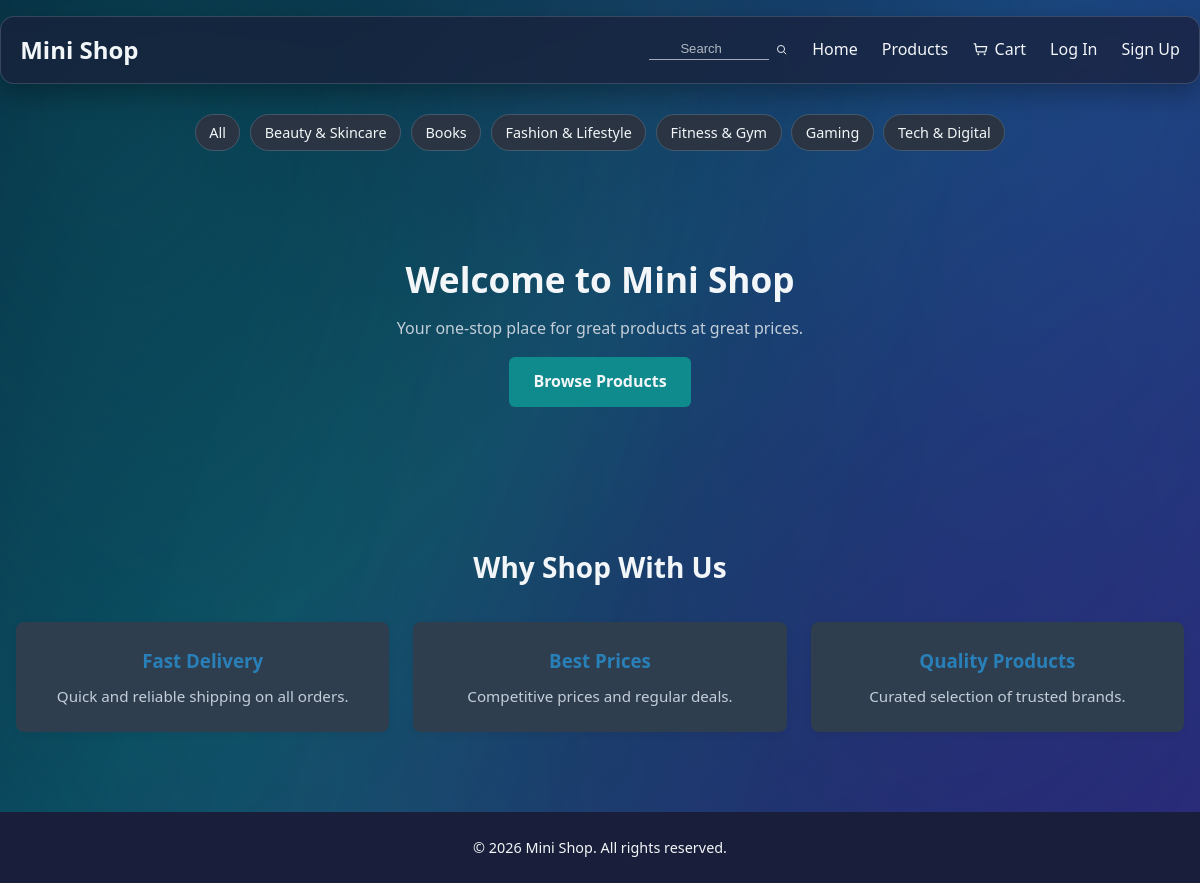
The page / on the database its author committed.
### products/models.py (models this page shows, shortened)
class Category(models.Model):
    name = models.CharField(max_length=100)
    slug = models.SlugField(unique=True)
    class Meta:
        verbose_name_plural = 'Categories'

### core/views.py (the view)
# urls.py: 2. Add a URL to urlpatterns:  path('', views.home, name='home')
def home(request):
    categories = Category.objects.filter(products__isnull=False).distinct().order_by("name")
    return render(request, "home.html", {"categories": categories})

### cart/context_processors.py (called while the page is built)
def cart_count(request):
    cart = request.session.get('cart') or {}
    total_items = sum(cart.values())
    cart_bounce = request.session.pop('cart_bounce', False)
    return {
        'cart_item_count': total_items,
        'cart_bounce': cart_bounce,
    }

### templates/home.html (shortened to what this page needs)
{% extends 'base.html' %}
{% block content %}
<div class="container">
    <div class="category-strip home-category-strip" aria-label="Product categories">
        <a href="{% url 'products:product_list' %}" class="category-chip">All</a>
        {% for category in categories %}
            <a href="{% url 'products:product_list' %}?category={{ category.slug }}" class="category-chip">
                {{ category.name }}
            </a>
        {% endfor %}
    </div>
</div>
<section class="home-hero">
    <div class="container">
        <h1>Welcome to Mini Shop</h1>
        <p>Your one-stop place for great products at great prices.</p>
        <a href="{% url 'products:product_list' %}" class="btn btn-primary browse-products-btn">Browse Products</a>
    </div>
</section>
<section class="features">
    <div class="container">
        <h2>Why Shop With Us</h2>
        <div class="feature-grid">
            <div class="feature-card">
                <h3>Fast Delivery</h3>
                <p>Quick and reliable shipping on all orders.</p>
            </div>
            <div class="feature-card">
                <h3>Best Prices</h3>
                <p>Competitive prices and regular deals.</p>
            </div>
            <div class="feature-card">
                <h3>Quality Products</h3>
                <p>Curated selection of trusted brands.</p>
            </div>
        </div>
    </div>
</section>
{% endblock %}

### static/css/style.css (style rules this page uses)
* { margin: 0; padding: 0; box-sizing: border-box; }
:root { --bg-charcoal: #06142d; --bg-deep-navy: #06142d; --bg-teal: #0f8b8d; --bg-indigo: #2b2a7a; --nav-midnight: #191f3a; --card-slate: #2f3e4e; --btn-teal: #0f8b8d; --hover-electric: #00a8ff; --text-offwhite: #f3f6f8; --text-muted: #c3ced9; --border-slate: #465a6d; }
body { font-family: 'Segoe UI', Tahoma, Geneva, Verdana, sans-serif; line-height: 1.6; color: var(--text-offwhite); background: linear-gradient( 140deg, var(--bg-deep-navy) 0%, #0b4058 45%, var(--bg-indigo) 100% ); min-height: 100vh; display: flex; flex-direction: column; position: relative; overflow-x: hidden; }
body::before, body::after { content: ""; position: fixed; inset: -18vmax; pointer-events: none; z-index: 0; filter: blur(52px); }
body::before { background: radial-gradient(circle at 20% 25%, rgba(15, 139, 141, 0.35) 0%, rgba(15, 139, 141, 0) 42%), radial-gradient(circle at 80% 20%, rgba(68, 88, 230, 0.28) 0%, rgba(68, 88, 230, 0) 46%), radial-gradient(circle at 72% 72%, rgba(43, 42, 122, 0.38) 0%, rgba(43, 42, 122, 0) 45%), radial-gradient(circle at 28% 78%, rgba(15, 139, 141, 0.22) 0%, rgba(15, 139, 141, 0) 44%); animation: floatBlobOne 24s ease-in-out infinite alternate; }
body::after { inset: -8vmax; background: linear-gradient( 108deg, rgba(206, 244, 255, 0) 24%, rgba(206, 244, 255, 0.04) 46%, rgba(206, 244, 255, 0.015) 52%, rgba(206, 244, 255, 0) 74% ); filter: blur(22px); opacity: 0.7; animation: lightStreakDrift 42s linear infinite; }
.container { max-width: 1200px; margin: 0 auto; padding: 0 1rem; }
.btn { display: inline-block; padding: 0.75rem 1.5rem; text-decoration: none; border-radius: 6px; font-weight: 600; transition: transform 0.2s, box-shadow 0.2s; }
.btn-primary { background: #fff; color: #2980b9; }
.features { padding: 3rem 0; }
.features h2 { text-align: center; margin-bottom: 2rem; font-size: 1.75rem; color: #2c3e50; }
.feature-grid { display: grid; grid-template-columns: repeat(auto-fit, minmax(250px, 1fr)); gap: 1.5rem; }
.feature-card { background: #f8f9fa; padding: 1.5rem; border-radius: 8px; text-align: center; box-shadow: 0 2px 8px rgba(0, 0, 0, 0.06); }
.feature-card h3 { color: #2980b9; margin-bottom: 0.5rem; }
.feature-card p { color: #666; font-size: 0.95rem; }
.category-strip { display: flex; gap: 0.6rem; overflow-x: auto; padding: 0.1rem 0 0.8rem; margin-bottom: 0.8rem; }
.category-chip { display: inline-block; text-decoration: none; color: #2c3e50; background: #eef2f5; border: 1px solid #d8e1e8; border-radius: 999px; padding: 0.4rem 0.85rem; white-space: nowrap; font-size: 0.9rem; transition: background-color 0.25s ease, color 0.25s ease, border-color 0.25s ease, transform 0.25s ease; }
.page-title, .features h2, .product-card-title, .product-title, .auth-title, .account-section-title, .cart-total, .profile-dl dd, .form-group label, .cart-table th, .cart-table td { color: var(--text-offwhite); }
.feature-card, .product-card, .cart-table, .auth-card, .account-card, .cart-empty { background: var(--card-slate); border-color: var(--border-slate); color: var(--text-offwhite); }
.btn-primary, .btn-add-cart, .btn.btn-small { background: var(--btn-teal); color: var(--text-offwhite); }
.category-chip { background: #2a3442; border-color: var(--border-slate); color: var(--text-offwhite); }
.breadcrumb, .stock, .feature-card p, .auth-subtitle, .help-text, .profile-dl dt, .no-products, .product-description p, .cart-empty p { color: var(--text-muted); }
.home-hero { display: flex; align-items: center; justify-content: center; padding: 1rem 0 2rem; min-height: 40vh; }
.home-hero .container { text-align: center; }
.home-hero h1 { font-size: 2.2rem; margin-bottom: 0.5rem; color: var(--text-offwhite); opacity: 0; animation: heroFadeUp 0.7s ease-out forwards; }
.home-hero p { color: var(--text-muted); margin-bottom: 1rem; opacity: 0; animation: heroFadeUp 0.7s ease-out 0.25s forwards; }
.home-hero .btn { opacity: 0; animation: heroFadeUp 0.7s ease-out 0.45s forwards; }
.browse-products-btn { transition: transform 0.25s ease, background-color 0.25s ease, color 0.25s ease, box-shadow 0.25s ease; }
.home-category-strip { justify-content: center; flex-wrap: wrap; overflow-x: visible; }

### rows shown on the page
Category: name "Beauty & Skincare"
Category: name "Books"
Category: name "Fashion & Lifestyle"
Category: name "Fitness & Gym"
Category: name "Gaming"
Category: name "Tech & Digital"
